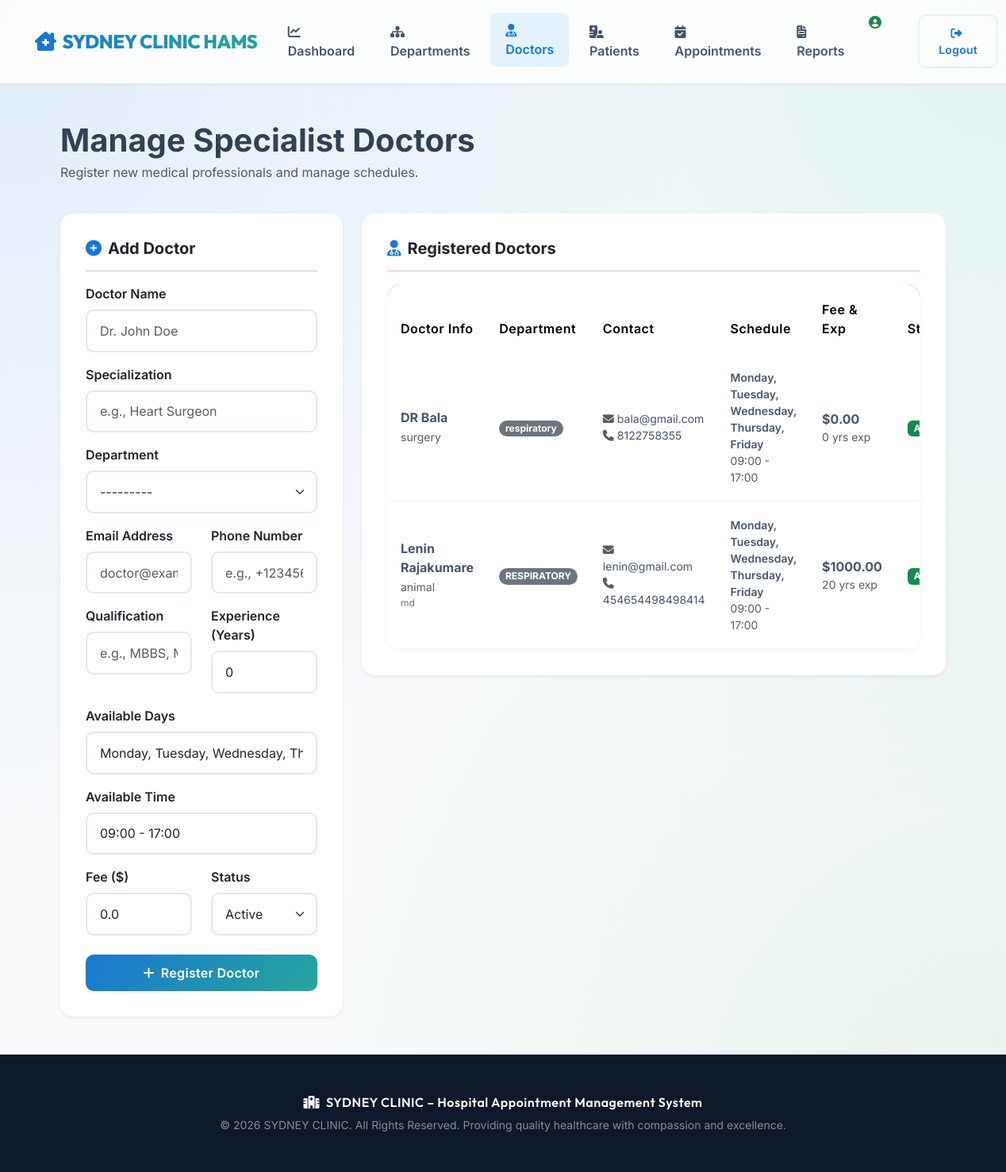
/admin-panel/doctors/ (signed in), run on the app's committed database.
### appointments/models.py (models this page shows, shortened)
class Doctor(models.Model):
    STATUS_CHOICES = [
        ('Active', 'Active'),
        ('Inactive', 'Inactive'),
    ]
    full_name = models.CharField(max_length=100)
    specialization = models.CharField(max_length=100)
    department = models.ForeignKey(Department, on_delete=models.CASCADE, related_name='doctors')
    email = models.EmailField(unique=True)
    phone = models.CharField(max_length=15)
    qualification = models.CharField(max_length=150, blank=True, default='')
    experience = models.IntegerField(default=0)  # experience in years
    available_days = models.CharField(max_length=100, default='Monday, Tuesday, Wednesday, Thursday, Friday')
    available_time = models.CharField(max_length=50, default='09:00 - 17:00')
    consultation_fee = models.DecimalField(max_digits=10, decimal_places=2, default=0.0)
    status = models.CharField(max_length=10, choices=STATUS_CHOICES, default='Active')

class Department(models.Model):
    STATUS_CHOICES = [
        ('Active', 'Active'),
        ('Inactive', 'Inactive'),
    ]
    department_name = models.CharField(max_length=100, unique=True)
    description = models.TextField(blank=True, default='')
    status = models.CharField(max_length=10, choices=STATUS_CHOICES, default='Active')
    def __str__(self):
        return self.department_name

### appointments/views.py (the view)
# urls.py: path('admin-panel/doctors/', views.admin_manage_doctors, name='admin_manage_doctors'),
@user_passes_test(admin_required, login_url='admin_login')
def admin_manage_doctors(request):
    doctors = Doctor.objects.all().select_related('department')
    if request.method == 'POST':
        form = DoctorForm(request.POST)
        if form.is_valid():
            form.save()
            messages.success(request, "Doctor added successfully!")
            return redirect('admin_manage_doctors')
    else:
        form = DoctorForm()
    return render(request, 'admin/doctors.html', {'doctors': doctors, 'form': form})

### templates/admin/doctors.html (shortened to what this page needs)
{% extends 'base.html' %}
{% block content %}
<div class="row mb-4 align-items-center">
    <div class="col-12">
        <h1 class="fw-bold mb-1">Manage Specialist Doctors</h1>
        <p class="text-muted">Register new medical professionals and manage schedules.</p>
    </div>
</div>
<div class="row g-4">
    <div class="col-lg-4">
        <div class="card border-0 shadow-sm rounded-4 p-3">
            <div class="card-body">
                <h5 class="fw-bold mb-3"><i class="fa-solid fa-plus-circle text-teal me-2" style="color: var(--primary-color);"></i>Add Doctor</h5>
                <hr>
                <form method="POST" novalidate>
                    <div class="mb-3">
                        <label for="{{ form.full_name.id_for_label }}" class="form-label fw-semibold">Doctor Name</label>
                        {{ form.full_name }}
                    </div>
                    <div class="mb-3">
                        <label for="{{ form.specialization.id_for_label }}" class="form-label fw-semibold">Specialization</label>
                        {{ form.specialization }}
                    </div>
                    <div class="mb-3">
                        <label for="{{ form.department.id_for_label }}" class="form-label fw-semibold">Department</label>
                        {{ form.department }}
                    </div>
                    <div class="row">
                        <div class="col-md-6 mb-3">
                            <label for="{{ form.email.id_for_label }}" class="form-label fw-semibold">Email Address</label>
                            {{ form.email }}
                        </div>
                        <div class="col-md-6 mb-3">
                            <label for="{{ form.phone.id_for_label }}" class="form-label fw-semibold">Phone Number</label>
                            {{ form.phone }}
                        </div>
                    </div>
                    <div class="row">
                        <div class="col-md-6 mb-3">
                            <label for="{{ form.qualification.id_for_label }}" class="form-label fw-semibold">Qualification</label>
                            {{ form.qualification }}
                        </div>
                        <div class="col-md-6 mb-3">
                            <label for="{{ form.experience.id_for_label }}" class="form-label fw-semibold">Experience (Years)</label>
                            {{ form.experience }}
                        </div>
                    </div>
                    <div class="mb-3">
                        <label for="{{ form.available_days.id_for_label }}" class="form-label fw-semibold">Available Days</label>
                        {{ form.available_days }}
                    </div>
                    <div class="mb-3">
                        <label for="{{ form.available_time.id_for_label }}" class="form-label fw-semibold">Available Time</label>
                        {{ form.available_time }}
                    </div>
                    <div class="row">
                        <div class="col-md-6 mb-3">
                            <label for="{{ form.consultation_fee.id_for_label }}" class="form-label fw-semibold">Fee ($)</label>
                            {{ form.consultation_fee }}
                        </div>
                        <div class="col-md-6 mb-3">
                            <label for="{{ form.status.id_for_label }}" class="form-label fw-semibold">Status</label>
                            {{ form.status }}
                        </div>
                    </div>
                    <button type="submit" class="btn btn-primary w-100 shadow-sm mt-2">
                        <i class="fa-solid fa-plus me-2"></i>Register Doctor
                    </button>
                </form>
            </div>
        </div>
    </div>
    <div class="col-lg-8">
        <div class="card border-0 shadow-sm rounded-4 p-3">
            <div class="card-body">
                <h5 class="fw-bold mb-3"><i class="fa-solid fa-user-md text-teal me-2" style="color: var(--primary-color);"></i>Registered Doctors</h5>
                <hr>
                <div class="table-responsive custom-table-container">
                    <table class="table custom-table table-hover align-middle">
                        <thead>
                            <tr>
                                <th>Doctor Info</th>
                                <th>Department</th>
                                <th>Contact</th>
                                <th>Schedule</th>
                                <th>Fee & Exp</th>
                                <th>Status</th>
                            </tr>
                        </thead>
                        <tbody>
                            {% if doctors %}
                                {% for doc in doctors %}
                                    <tr>
                                        <td>
                                            <div class="fw-bold">{{ doc.full_name }}</div>
                                            <small class="text-muted">{{ doc.specialization }}</small>
                                            {% if doc.qualification %}
                                                <div class="text-secondary" style="font-size: 0.75rem;">{{ doc.qualification }}</div>
                                            {% endif %}
                                        </td>
                                        <td>
                                            <span class="badge bg-secondary rounded-pill">{{ doc.department.department_name }}</span>
                                        </td>
                                        <td>
                                            <div class="small"><i class="fa-solid fa-envelope text-muted me-1"></i>{{ doc.email }}</div>
                                            <div class="small"><i class="fa-solid fa-phone text-muted me-1"></i>{{ doc.phone }}</div>
                                        </td>
                                        <td>
                                            <div class="small fw-semibold">{{ doc.available_days }}</div>
                                            <div class="small text-muted">{{ doc.available_time }}</div>
                                        </td>
                                        <td>
                                            <div class="fw-bold">${{ doc.consultation_fee }}</div>
                                            <div class="small text-muted">{{ doc.experience }} yr{{ doc.experience|pluralize }} exp</div>
                                        </td>
                                        <td>
                                            {% if doc.status == 'Active' %}
                                                <span class="badge bg-success text-white">Active</span>
                                            {% else %}
                                                <span class="badge bg-danger text-white">Inactive</span>
                                            {% endif %}
                                        </td>
                                    </tr>
                                {% endfor %}
                            {% else %}
                                <tr>
                                    <td colspan="7" class="text-center py-4 text-muted">
                                        <i class="fa-solid fa-circle-info me-2 fa-lg"></i>No doctors registered. Add one using the registration panel.
                                    </td>
                                </tr>
                            {% endif %}
                        </tbody>
                    </table>
                </div>
            </div>
        </div>
    </div>
</div>
{% endblock %}

### templates/base.html (shortened to what this page needs)
{% load static %}
<!DOCTYPE html>
<html lang="en">
<head>
    <link href="https://cdn.jsdelivr.net/npm/bootstrap@5.3.2/dist/css/bootstrap.min.css" rel="stylesheet">
    <link rel="stylesheet" href="https://cdnjs.cloudflare.com/ajax/libs/font-awesome/6.4.2/css/all.min.css">
    <link rel="stylesheet" href="{% static 'css/style.css' %}">
</head>
<body>
    <nav class="navbar navbar-expand-lg navbar-dark navbar-custom sticky-top">
        <div class="container-fluid">
            <a class="navbar-brand" href="{% url 'home' %}">
                <i class="fa-solid fa-house-chimney-medical me-2"></i>SYDNEY CLINIC HAMS
            </a>
            <div class="collapse navbar-collapse" id="navbarNav">
                <ul class="navbar-nav ms-auto align-items-center">
                    {% if user.is_authenticated %}
                        {% if user.is_staff %}
                            <li class="nav-item">
                                <a class="nav-link {% if request.resolver_match.url_name == 'admin_dashboard' %}active{% endif %}" href="{% url 'admin_dashboard' %}">
                                    <i class="fa-solid fa-chart-line me-1"></i>Dashboard
                                </a>
                            </li>
                            <li class="nav-item">
                                <a class="nav-link {% if request.resolver_match.url_name == 'admin_manage_departments' %}active{% endif %}" href="{% url 'admin_manage_departments' %}">
                                    <i class="fa-solid fa-sitemap me-1"></i>Departments
                                </a>
                            </li>
                            <li class="nav-item">
                                <a class="nav-link {% if request.resolver_match.url_name == 'admin_manage_doctors' %}active{% endif %}" href="{% url 'admin_manage_doctors' %}">
                                    <i class="fa-solid fa-user-doctor me-1"></i>Doctors
                                </a>
                            </li>
                            <li class="nav-item">
                                <a class="nav-link {% if request.resolver_match.url_name == 'admin_manage_patients' %}active{% endif %}" href="{% url 'admin_manage_patients' %}">
                                    <i class="fa-solid fa-hospital-user me-1"></i>Patients
                                </a>
                            </li>
                            <li class="nav-item">
                                <a class="nav-link {% if request.resolver_match.url_name == 'admin_manage_appointments' %}active{% endif %}" href="{% url 'admin_manage_appointments' %}">
                                    <i class="fa-solid fa-calendar-check me-1"></i>Appointments
                                </a>
                            </li>
                            <li class="nav-item">
                                <a class="nav-link {% if request.resolver_match.url_name == 'admin_reports' %}active{% endif %}" href="{% url 'admin_reports' %}">
                                    <i class="fa-solid fa-file-invoice me-1"></i>Reports
                                </a>
                            </li>
                        {% endif %}
                        <li class="nav-item ms-2">
                            <span class="navbar-text me-3 text-white-50">
                                <i class="fa-solid fa-circle-user text-success me-1"></i>
                            </span>
                        </li>
                        <li class="nav-item">
                            <a class="btn btn-outline-light btn-sm" href="{% url 'user_logout' %}">
                                <i class="fa-solid fa-right-from-bracket me-1"></i>Logout
                            </a>
                        </li>
                    {% endif %}
                </ul>
            </div>
        </div>
    </nav>
    <div class="content-wrapper container my-5 fade-in-up">
        {% block content %}{% endblock %}
    </div>
    <footer class="mt-auto">
        <div class="container text-center">
            <p class="mb-1"><i class="fa-solid fa-hospital-alt me-2"></i>SYDNEY CLINIC – Hospital Appointment Management System</p>
            <small class="text-white-50">&copy; 2026 SYDNEY CLINIC. All Rights Reserved. Providing quality healthcare with compassion and excellence.</small>
        </div>
    </footer>
</body>
</html>

### data on the page
Doctor: full_name "DR Bala", specialization "surgery", department.department_name "respiratory", email "bala@gmail.com", phone "8122758355", available_days "Monday, Tuesday, Wednesday, Thursday, Friday", available_time "09:00 - 17:00", consultation_fee "0.00", experience "0", status "Active"
Doctor: full_name "Lenin Rajakumare", specialization "animal", qualification "md", department.department_name "RESPIRATORY", email "lenin@gmail.com", phone "454654498498414", available_days "Monday, Tuesday, Wednesday, Thursday, Friday", available_time "09:00 - 17:00", consultation_fee "1000.00", experience "20", status "Active"
